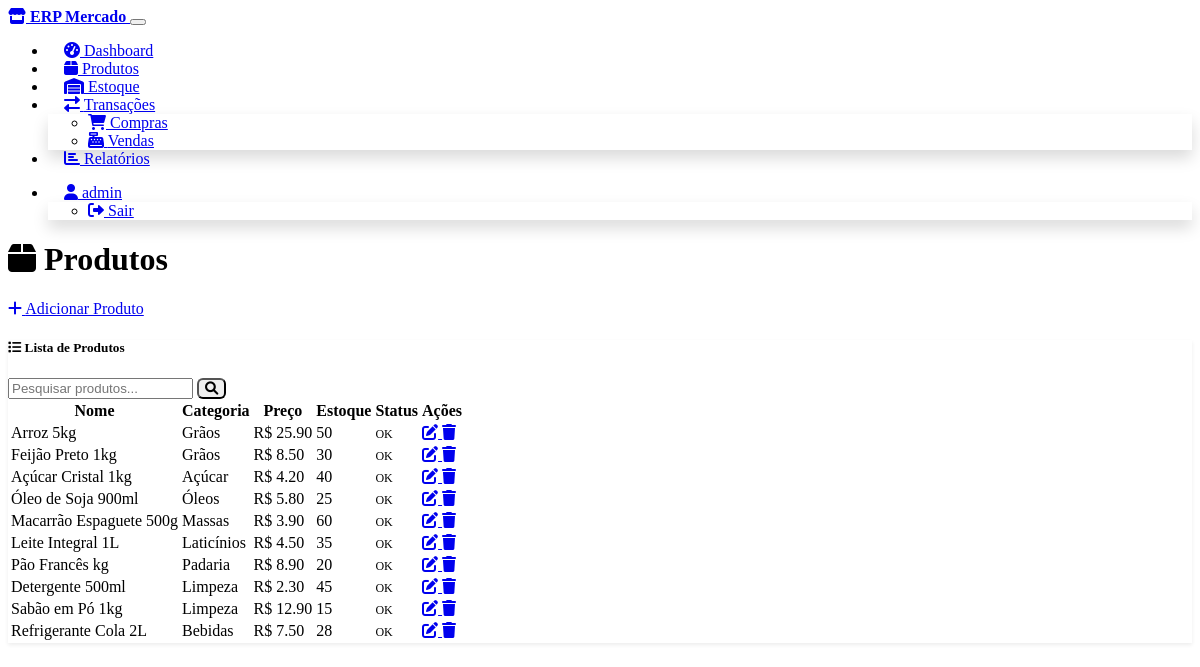
The page /products (signed in) on the database its author committed.
### models.py (models this page shows, shortened)
class Product(db.Model):
    id = db.Column(db.Integer, primary_key=True)
    name = db.Column(db.String(100), nullable=False)
    category = db.Column(db.String(50), nullable=False)
    price = db.Column(db.Float, nullable=False)
    stock_quantity = db.Column(db.Integer, default=0)
    min_stock = db.Column(db.Integer, default=5)
    created_at = db.Column(db.DateTime, default=datetime.utcnow)
    updated_at = db.Column(db.DateTime, default=datetime.utcnow, onupdate=datetime.utcnow)
    purchases = db.relationship('Purchase', backref='product', lazy=True)
    sales = db.relationship('Sale', backref='product', lazy=True)

### routes.py (the view)
@app.route('/products')
def products():
    search = request.args.get('search', '')
    if search:
        products = Product.query.filter(
            Product.name.ilike(f'%{search}%') |
            Product.category.ilike(f'%{search}%')
        ).all()
    else:
        products = Product.query.all()
    return render_template('products.html', products=products, search=search)

### routes.py (called while the page is built)
@app.before_request
def require_login():
    allowed_routes = ['login', 'static']
    if request.endpoint not in allowed_routes and 'user_id' not in session:
        return redirect(url_for('login'))

### templates/products.html (shortened to what this page needs)
{% extends "base.html" %}
{% block content %}
<div class="d-flex justify-content-between align-items-center mb-4">
    <h1><i class="fas fa-box"></i> Produtos</h1>
    <a href="{{ url_for('add_product') }}" class="btn btn-primary">
        <i class="fas fa-plus"></i> Adicionar Produto
    </a>
</div>
<div class="card">
    <div class="card-header">
        <div class="row">
            <div class="col-md-6">
                <h5><i class="fas fa-list"></i> Lista de Produtos</h5>
            </div>
            <div class="col-md-6">
                <form method="GET" class="d-flex">
                    <input type="text" class="form-control" name="search" placeholder="Pesquisar produtos..." value="{{ search }}">
                    <button type="submit" class="btn btn-outline-secondary ms-2">
                        <i class="fas fa-search"></i>
                    </button>
                </form>
            </div>
        </div>
    </div>
    <div class="card-body">
        {% if products %}
        <div class="table-responsive">
            <table class="table table-hover">
                <thead>
                    <tr>
                        <th>Nome</th>
                        <th>Categoria</th>
                        <th>Preço</th>
                        <th>Estoque</th>
                        <th>Status</th>
                        <th>Ações</th>
                    </tr>
                </thead>
                <tbody>
                    {% for product in products %}
                    <tr>
                        <td>{{ product.name }}</td>
                        <td>{{ product.category }}</td>
                        <td>R$ {{ "%.2f"|format(product.price) }}</td>
                        <td>{{ product.stock_quantity }}</td>
                        <td>
                            {% if product.stock_quantity <= product.min_stock %}
                                <span class="badge bg-warning">Estoque Baixo</span>
                            {% elif product.stock_quantity == 0 %}
                                <span class="badge bg-danger">Sem Estoque</span>
                            {% else %}
                                <span class="badge bg-success">OK</span>
                            {% endif %}
                        </td>
                        <td>
                            <a href="{{ url_for('edit_product', id=product.id) }}" class="btn btn-sm btn-outline-primary">
                                <i class="fas fa-edit"></i>
                            </a>
                            <a href="{{ url_for('delete_product', id=product.id) }}"
                               class="btn btn-sm btn-outline-danger"
                               onclick="return confirm('Tem certeza que deseja excluir este produto?')">
                                <i class="fas fa-trash"></i>
                            </a>
                        </td>
                    </tr>
                    {% endfor %}
                </tbody>
            </table>
        </div>
        {% endif %}
    </div>
</div>
{% endblock %}

### templates/base.html (shortened to what this page needs)
<!DOCTYPE html>
<html lang="pt-BR">
<head>
    <link href="https://cdn.replit.com/agent/bootstrap-agent-dark-theme.min.css" rel="stylesheet">
    <link href="https://cdnjs.cloudflare.com/ajax/libs/font-awesome/6.0.0/css/all.min.css" rel="stylesheet">
    <link href="{{ url_for('static', filename='style.css') }}" rel="stylesheet">
</head>
<body>
    {% if session.user_id %}
    <nav class="navbar navbar-expand-lg navbar-dark bg-dark">
        <div class="container">
            <a class="navbar-brand" href="{{ url_for('dashboard') }}">
                <i class="fas fa-store"></i> ERP Mercado
            </a>
            <button class="navbar-toggler" type="button" data-bs-toggle="collapse" data-bs-target="#navbarNav">
            </button>
            <div class="collapse navbar-collapse" id="navbarNav">
                <ul class="navbar-nav me-auto">
                    <li class="nav-item">
                        <a class="nav-link" href="{{ url_for('dashboard') }}">
                            <i class="fas fa-tachometer-alt"></i> Dashboard
                        </a>
                    </li>
                    <li class="nav-item">
                        <a class="nav-link" href="{{ url_for('products') }}">
                            <i class="fas fa-box"></i> Produtos
                        </a>
                    </li>
                    <li class="nav-item">
                        <a class="nav-link" href="{{ url_for('inventory') }}">
                            <i class="fas fa-warehouse"></i> Estoque
                        </a>
                    </li>
                    <li class="nav-item dropdown">
                        <a class="nav-link dropdown-toggle" href="#" role="button" data-bs-toggle="dropdown">
                            <i class="fas fa-exchange-alt"></i> Transações
                        </a>
                        <ul class="dropdown-menu">
                            <li><a class="dropdown-item" href="{{ url_for('purchases') }}">
                                <i class="fas fa-shopping-cart"></i> Compras
                            </a></li>
                            <li><a class="dropdown-item" href="{{ url_for('sales') }}">
                                <i class="fas fa-cash-register"></i> Vendas
                            </a></li>
                        </ul>
                    </li>
                    <li class="nav-item">
                        <a class="nav-link" href="{{ url_for('reports') }}">
                            <i class="fas fa-chart-bar"></i> Relatórios
                        </a>
                    </li>
                </ul>
                <ul class="navbar-nav">
                    <li class="nav-item dropdown">
                        <a class="nav-link dropdown-toggle" href="#" role="button" data-bs-toggle="dropdown">
                            <i class="fas fa-user"></i> {{ session.username }}
                        </a>
                        <ul class="dropdown-menu">
                            <li><a class="dropdown-item" href="{{ url_for('logout') }}">
                                <i class="fas fa-sign-out-alt"></i> Sair
                            </a></li>
                        </ul>
                    </li>
                </ul>
            </div>
        </div>
    </nav>
    {% endif %}
    <main class="container mt-4">
        {% block content %}{% endblock %}
    </main>
</body>
</html>

### static/style.css (style rules this page uses)
.navbar-brand { font-weight: bold; }
.card { border: none; box-shadow: 0 0.125rem 0.25rem rgba(0, 0, 0, 0.075); margin-bottom: 1rem; }
.table th { border-top: none; font-weight: 600; }
.btn { border-radius: 0.375rem; }
.badge { font-size: 0.75em; }
.navbar-nav .nav-link { padding: 0.5rem 1rem; }
.dropdown-menu { border: none; box-shadow: 0 0.5rem 1rem rgba(0, 0, 0, 0.15); }

### rows shown on the page
Product: name "Arroz 5kg", category "Grãos", price "25.90", stock_quantity "50", min_stock "OK"
Product: name "Feijão Preto 1kg", category "Grãos", price "8.50", stock_quantity "30", min_stock "OK"
Product: name "Açúcar Cristal 1kg", category "Açúcar", price "4.20", stock_quantity "40", min_stock "OK"
Product: name "Óleo de Soja 900ml", category "Óleos", price "5.80", stock_quantity "25", min_stock "OK"
Product: name "Macarrão Espaguete 500g", category "Massas", price "3.90", stock_quantity "60", min_stock "OK"
Product: name "Leite Integral 1L", category "Laticínios", price "4.50", stock_quantity "35", min_stock "OK"
Product: name "Pão Francês kg", category "Padaria", price "8.90", stock_quantity "20", min_stock "OK"
Product: name "Detergente 500ml", category "Limpeza", price "2.30", stock_quantity "45", min_stock "OK"
Product: name "Sabão em Pó 1kg", category "Limpeza", price "12.90", stock_quantity "15", min_stock "OK"
Product: name "Refrigerante Cola 2L", category "Bebidas", price "7.50", stock_quantity "28", min_stock "OK"

### other values the page prints
{{ session.username }} "admin"
